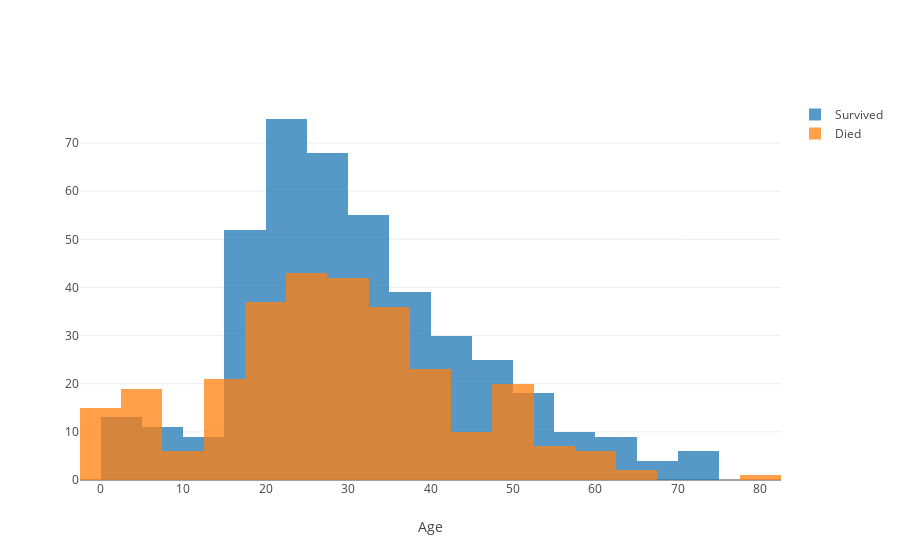
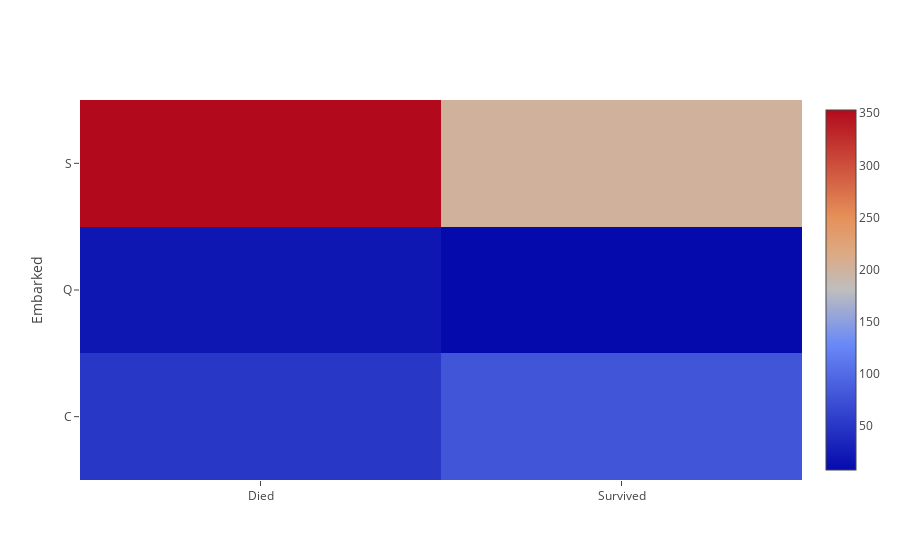
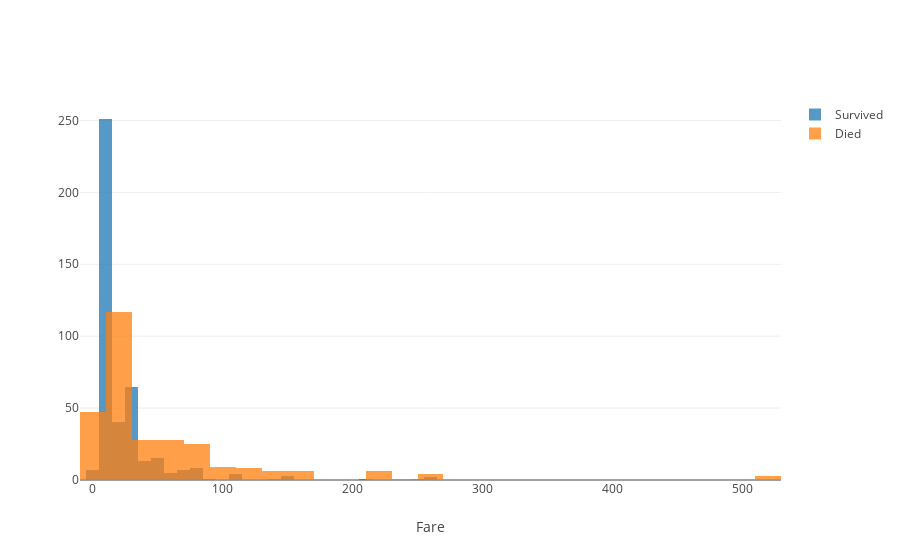

Notebook code for these charts, in order:
### Code cell
def eda_analysis(df):
    age_hist_data = [go.Histogram(
        x=df[(df.Survived==alive)]["Age"],
        opacity=0.75,
        name= "Survived" if alive == 0 else "Died",
    ) for alive in [0, 1]]
    age_hist_layout = go.Layout(
        xaxis=dict(title="Age"),
        barmode="overlay"
    )
    age_hist_fig = go.Figure(data=age_hist_data, layout=age_hist_layout)
    pyo.iplot(age_hist_fig)
    
    embark_df = df.pivot_table(index="Embarked", columns="Survived", values="Age", aggfunc="count")
    embark_heat_data = [go.Heatmap(
        z=embark_df.values,
        x=["Died", "Survived"],
        y=embark_df.index.values
        
    )]
    embark_heat_layout = go.Layout(
        yaxis=dict(title="Embarked")
    )
    embark_heat_fig = go.Figure(data=embark_heat_data, layout=embark_heat_layout)
    pyo.iplot(embark_heat_fig)
    
    fare_hist_data = [go.Histogram(
        x=df[(df.Survived==alive)]["Fare"],
        opacity=0.75,
        name= "Survived" if alive == 0 else "Died"
    ) for alive in [0, 1]]
    fare_hist_layout = go.Layout(
        xaxis=dict(title="Fare"),
        barmode="overlay"
    )
    fare_hist_fig = go.Figure(data=fare_hist_data, layout=fare_hist_layout)
    pyo.iplot(fare_hist_fig)
    
    parch_bar_data = [go.Bar(
        x=df
    )]
    
  
eda_analysis(clean_df(titanic_df))

### Figure 1 — Plotly figure (JSON) as saved in the notebook; plotly's stock layout.template omitted (floating-point values rounded to 4 significant figures; data arrays with more than 128 entries replaced by an {"elided": "..."} marker saying what was removed)
{"data": [{"name": "Survived", "opacity": 0.75, "type": "histogram", "uid": "afc682db-d298-4520-b89c-5d4b23e3c7f7", "x": {"elided": "424 float values"}}, {"name": "Died", "opacity": 0.75, "type": "histogram", "uid": "ae979f0e-a51b-4ac8-8770-d3b902dd0623", "x": {"elided": "288 float values"}}], "layout": {"barmode": "overlay", "xaxis": {"title": {"text": "Age"}}}}

### Figure 2 — Plotly figure (JSON) as saved in the notebook; plotly's stock layout.template omitted (floating-point values rounded to 4 significant figures)
{"data": [{"type": "heatmap", "uid": "70d5c5d7-b6db-410b-88b9-a0f2dcd479fc", "x": ["Died", "Survived"], "y": ["C", "Q", "S"], "z": [[51, 79], [20, 8], [353, 201]]}], "layout": {"yaxis": {"title": {"text": "Embarked"}}}}

### Figure 3 — Plotly figure (JSON) as saved in the notebook; plotly's stock layout.template omitted (floating-point values rounded to 4 significant figures; data arrays with more than 128 entries replaced by an {"elided": "..."} marker saying what was removed)
{"data": [{"name": "Survived", "opacity": 0.75, "type": "histogram", "uid": "9b3f43b2-eeb8-40dc-bc87-dcf7edd8dd7d", "x": {"elided": "424 float values"}}, {"name": "Died", "opacity": 0.75, "type": "histogram", "uid": "e8e8e7d6-51a6-467e-8cbc-181e847e38d3", "x": {"elided": "288 float values"}}], "layout": {"barmode": "overlay", "xaxis": {"title": {"text": "Fare"}}}}
